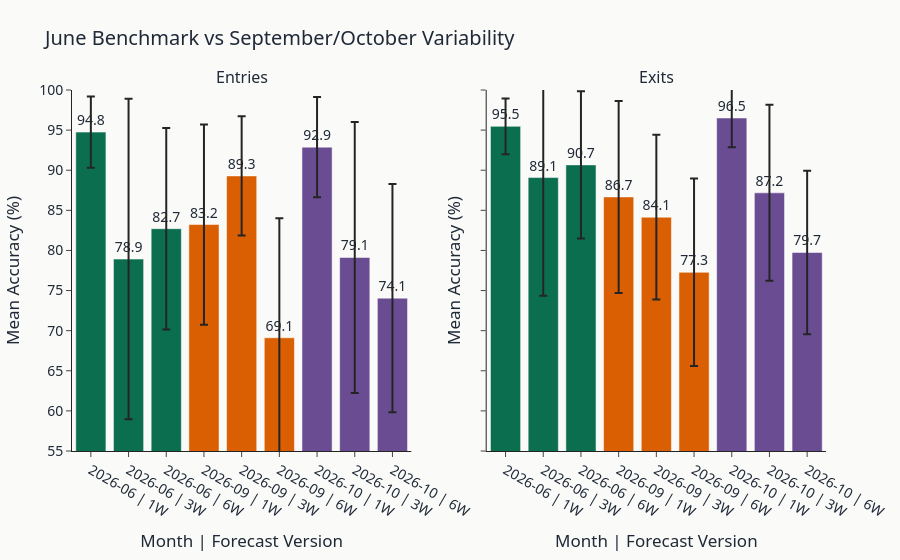
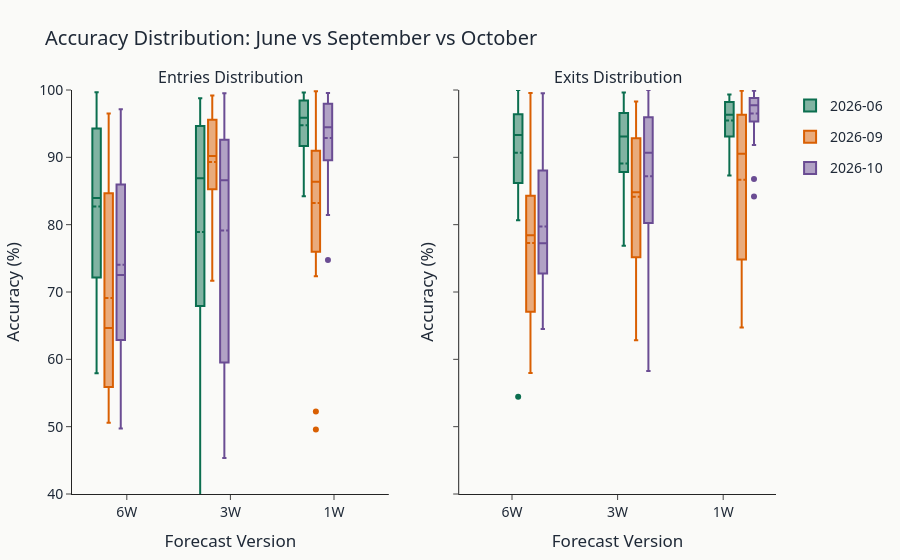

Here is the notebook cell these charts were saved with, in order:
### Markdown cell above
### 3) June vs September vs October: Benchmark and Variability

### Code cell
focus_leads = ["6_weeks_out", "3_weeks_out", "1_week_out"]

focus_df = monthly_long[
    monthly_long["Month"].isin(available_highlights)
    & monthly_long["Lead"].isin(focus_leads)
]

summary = (
    focus_df.groupby(["Metric", "Month", "LeadLabel"], as_index=False)["AccuracyPct"]
    .mean()
    .rename(columns={"AccuracyPct": "MeanAccuracy"})
)

# Build daily long-format accuracy directly from accuracy tables
def build_daily_accuracy_long(accuracy_df: pd.DataFrame, metric_name: str) -> pd.DataFrame:
    tmp = accuracy_df.copy()
    tmp.index = pd.to_datetime(tmp.index)
    cols = [c for c in LEAD_ORDER if c in tmp.columns]
    out = (
        tmp[cols]
        .reset_index()
        .rename(columns={"index": "Date"})
        .melt(id_vars="Date", var_name="Lead", value_name="Accuracy")
    )
    out["Month"] = out["Date"].dt.to_period("M").astype(str)
    out["LeadLabel"] = out["Lead"].map(LEAD_LABELS)
    out["AccuracyPct"] = out["Accuracy"] * 100
    out["Metric"] = metric_name
    return out.dropna(subset=["AccuracyPct"])

entries_daily_accuracy = build_daily_accuracy_long(entries_accuracy_df, "Entries")
exits_daily_accuracy = build_daily_accuracy_long(exits_accuracy_df, "Exits")
daily_accuracy_long = pd.concat([entries_daily_accuracy, exits_daily_accuracy], ignore_index=True)

daily_focus = daily_accuracy_long[
    daily_accuracy_long["Month"].isin(available_highlights)
    & daily_accuracy_long["Lead"].isin(focus_leads)
]
variability = (
    daily_focus.groupby(["Metric", "Month", "LeadLabel"], as_index=False)["AccuracyPct"]
    .std()
    .rename(columns={"AccuracyPct": "StdDev"})
)

summary = summary.merge(variability, on=["Metric", "Month", "LeadLabel"], how="left")
summary["Label"] = summary["Month"] + " | " + summary["LeadLabel"]

fig = make_subplots(
    rows=1,
    cols=2,
    subplot_titles=("Entries", "Exits"),
    shared_yaxes=True
)

for i, metric in enumerate(["Entries", "Exits"], start=1):
    part = summary[summary["Metric"] == metric].copy()
    part = part.sort_values(["Month", "LeadLabel"])
    colors = [HIGHLIGHT_COLORS.get(m, "#64748B") for m in part["Month"]]

    fig.add_trace(
        go.Bar(
            x=part["Label"],
            y=part["MeanAccuracy"],
            marker_color=colors,
            error_y=dict(type="data", array=part["StdDev"].fillna(0), visible=True),
            text=part["MeanAccuracy"].round(1),
            textposition="outside",
            name=metric,
            showlegend=False
        ),
        row=1,
        col=i
    )

fig.update_layout(
    **BASE_LAYOUT,
    title="June Benchmark vs September/October Variability",
    height=560
 )

fig.update_yaxes(title_text="Mean Accuracy (%)", range=[55, 100])
fig.update_xaxes(title_text="Month | Forecast Version")

fig.show()

# Distribution view for variability context
fig_box = make_subplots(
    rows=1,
    cols=2,
    subplot_titles=("Entries Distribution", "Exits Distribution"),
    shared_yaxes=True
)

for i, metric in enumerate(["Entries", "Exits"], start=1):
    metric_part = daily_focus[daily_focus["Metric"] == metric]
    for month in available_highlights:
        month_part = metric_part[metric_part["Month"] == month]
        if month_part.empty:
            continue
        fig_box.add_trace(
            go.Box(
                x=month_part["LeadLabel"],
                y=month_part["AccuracyPct"],
                name=month,
                marker_color=HIGHLIGHT_COLORS[month],
                boxmean=True,
                legendgroup=month,
                showlegend=(i == 1)
            ),
            row=1,
            col=i
        )

fig_box.update_layout(
    **BASE_LAYOUT,
    title="Accuracy Distribution: June vs September vs October",
    height=560,
    boxmode="group"
 )
fig_box.update_yaxes(title_text="Accuracy (%)", range=[40, 100])
fig_box.update_xaxes(title_text="Forecast Version")

fig_box.show()

### Figure 1 — Plotly figure (JSON) as saved in the notebook; plotly's stock layout.template omitted (floating-point values rounded to 4 significant figures)
{"data": [{"error_y": {"array": [4.427, 19.97, 12.56, 12.48, 7.426, 14.91, 6.236, 16.89, 14.23], "type": "data", "visible": true}, "marker": {"color": ["#0B6E4F", "#0B6E4F", "#0B6E4F", "#D95F02", "#D95F02", "#D95F02", "#6A4C93", "#6A4C93", "#6A4C93"]}, "name": "Entries", "showlegend": false, "text": [94.8, 78.9, 82.7, 83.2, 89.3, 69.1, 92.9, 79.1, 74.1], "textposition": "outside", "type": "bar", "x": ["2026-06 | 1W", "2026-06 | 3W", "2026-06 | 6W", "2026-09 | 1W", "2026-09 | 3W", "2026-09 | 6W", "2026-10 | 1W", "2026-10 | 3W", "2026-10 | 6W"], "xaxis": "x", "y": [94.75, 78.92, 82.71, 83.23, 89.29, 69.11, 92.88, 79.12, 74.05], "yaxis": "y"}, {"error_y": {"array": [3.478, 14.73, 9.165, 11.97, 10.27, 11.68, 3.646, 10.97, 10.19], "type": "data", "visible": true}, "marker": {"color": ["#0B6E4F", "#0B6E4F", "#0B6E4F", "#D95F02", "#D95F02", "#D95F02", "#6A4C93", "#6A4C93", "#6A4C93"]}, "name": "Exits", "showlegend": false, "text": [95.5, 89.1, 90.7, 86.7, 84.1, 77.3, 96.5, 87.2, 79.7], "textposition": "outside", "type": "bar", "x": ["2026-06 | 1W", "2026-06 | 3W", "2026-06 | 6W", "2026-09 | 1W", "2026-09 | 3W", "2026-09 | 6W", "2026-10 | 1W", "2026-10 | 3W", "2026-10 | 6W"], "xaxis": "x2", "y": [95.47, 89.09, 90.66, 86.67, 84.14, 77.27, 96.51, 87.18, 79.75], "yaxis": "y2"}], "layout": {"annotations": [{"font": {"size": 16}, "showarrow": false, "text": "Entries", "x": 0.225, "xanchor": "center", "xref": "paper", "y": 1, "yanchor": "bottom", "yref": "paper"}, {"font": {"size": 16}, "showarrow": false, "text": "Exits", "x": 0.775, "xanchor": "center", "xref": "paper", "y": 1, "yanchor": "bottom", "yref": "paper"}], "font": {"color": "#1F2937", "family": "Aptos, Segoe UI, Arial", "size": 14}, "height": 560, "margin": {"b": 60, "l": 60, "r": 30, "t": 90}, "paper_bgcolor": "#FAFAF8", "plot_bgcolor": "#FAFAF8", "title": {"text": "June Benchmark vs September/October Variability"}, "xaxis": {"anchor": "y", "domain": [0, 0.45], "title": {"text": "Month | Forecast Version"}}, "xaxis2": {"anchor": "y2", "domain": [0.55, 1], "title": {"text": "Month | Forecast Version"}}, "yaxis": {"anchor": "x", "domain": [0, 1], "range": [55, 100], "title": {"text": "Mean Accuracy (%)"}}, "yaxis2": {"anchor": "x2", "domain": [0, 1], "matches": "y", "range": [55, 100], "showticklabels": false, "title": {"text": "Mean Accuracy (%)"}}}}

### Figure 2 — Plotly figure (JSON) as saved in the notebook; plotly's stock layout.template omitted (floating-point values rounded to 4 significant figures)
{"data": [{"boxmean": true, "legendgroup": "2026-06", "marker": {"color": "#0B6E4F"}, "name": "2026-06", "showlegend": true, "type": "box", "x": ["6W", "6W", "6W", "6W", "6W", "6W", "6W", "6W", "6W", "6W", "6W", "6W", "6W", "6W", "6W", "6W", "6W", "6W", "6W", "6W", "6W", "6W", "6W", "6W", "6W", "6W", "6W", "6W", "3W", "3W", "3W", "3W", "3W", "3W", "3W", "3W", "3W", "3W", "3W", "3W", "3W", "3W", "3W", "3W", "3W", "3W", "3W", "3W", "3W", "3W", "3W", "1W", "1W", "1W", "1W", "1W", "1W", "1W", "1W", "1W", "1W", "1W", "1W", "1W", "1W"], "xaxis": "x", "y": [99.65, 99.43, 89.45, 82.76, 85.17, 95.78, 78.34, 73.3, 69.08, 92.75, 83.23, 87.63, 85.14, 98.83, 65.09, 84.72, 99.18, 78.91, 57.93, 69.57, 71.04, 96.11, 99.08, 87.33, 75.36, 82.47, 58.8, 69.78, 98.78, 97.14, 95.99, 86.88, 92.06, 87.12, 74.63, 93.72, 91.32, 97.29, 62.86, 77.46, 65.77, 75.28, 95.57, 66.74, 32.49, 43.69, 35.52, 94.69, 94.49, 71.53, 84.22, 98.96, 91.24, 99.21, 91.79, 98.43, 96.23, 99.64, 98.11, 95.52, 84.23, 91.69, 97.52, 92.82, 91.11], "yaxis": "y"}, {"boxmean": true, "legendgroup": "2026-09", "marker": {"color": "#D95F02"}, "name": "2026-09", "showlegend": true, "type": "box", "x": ["6W", "6W", "6W", "6W", "6W", "6W", "6W", "6W", "6W", "6W", "6W", "6W", "6W", "6W", "6W", "6W", "6W", "6W", "6W", "6W", "6W", "6W", "6W", "6W", "6W", "6W", "3W", "3W", "3W", "3W", "3W", "3W", "3W", "3W", "3W", "3W", "3W", "3W", "3W", "3W", "3W", "3W", "3W", "3W", "3W", "3W", "3W", "3W", "3W", "3W", "3W", "1W", "1W", "1W", "1W", "1W", "1W", "1W", "1W", "1W", "1W", "1W", "1W", "1W", "1W", "1W", "1W", "1W", "1W", "1W", "1W", "1W", "1W", "1W", "1W"], "xaxis": "x", "y": [71.04, 67.99, 56.12, 54.26, 60.18, 50.58, 61.34, 55.91, 52.28, 54.82, 55.12, 57.44, 58.53, 59.56, 52.07, 88.94, 86.91, 84.66, 74.71, 88.0, 89.36, 96.5, 73.9, 76.36, 78.13, 92.27, 94.13, 90.38, 96.06, 99.18, 95.07, 95.76, 97.64, 88.85, 85.89, 95.52, 91.56, 89.08, 89.71, 83.38, 71.67, 78.3, 89.49, 90.19, 99.02, 87.36, 78.43, 77.0, 91.16, 81.09, 96.31, 52.25, 49.59, 76.65, 86.68, 73.93, 88.74, 81.78, 83.53, 85.73, 86.06, 72.34, 74.29, 84.41, 75.32, 90.9, 97.44, 87.35, 91.09, 91.84, 97.48, 99.81, 91.84, 90.21, 88.22], "yaxis": "y"}, {"boxmean": true, "legendgroup": "2026-10", "marker": {"color": "#6A4C93"}, "name": "2026-10", "showlegend": true, "type": "box", "x": ["6W", "6W", "6W", "6W", "6W", "6W", "6W", "6W", "6W", "6W", "6W", "6W", "6W", "6W", "6W", "6W", "6W", "6W", "6W", "6W", "6W", "6W", "6W", "3W", "3W", "3W", "3W", "3W", "3W", "3W", "3W", "3W", "3W", "3W", "3W", "3W", "3W", "3W", "3W", "3W", "3W", "3W", "3W", "3W", "3W", "3W", "3W", "3W", "3W", "3W", "3W", "1W", "1W", "1W", "1W", "1W", "1W", "1W", "1W", "1W", "1W", "1W", "1W", "1W", "1W", "1W", "1W", "1W", "1W", "1W", "1W", "1W", "1W", "1W", "1W", "1W", "1W", "1W", "1W", "1W"], "xaxis": "x", "y": [78.83, 81.2, 74.18, 74.96, 72.54, 69.02, 56.84, 59.07, 65.47, 62.21, 67.67, 68.78, 61.26, 97.07, 95.84, 97.14, 75.63, 87.57, 96.77, 88.66, 57.88, 64.91, 49.74, 99.21, 99.53, 93.85, 94.42, 89.13, 87.7, 89.88, 92.47, 85.5, 91.36, 91.08, 97.39, 95.48, 92.77, 77.14, 83.44, 45.33, 60.26, 55.99, 56.65, 58.77, 76.7, 89.68, 57.62, 72.37, 72.35, 52.77, 56.63, 94.47, 94.79, 91.26, 94.09, 86.2, 91.67, 98.37, 99.42, 99.54, 99.28, 95.55, 92.02, 89.01, 97.94, 90.21, 93.91, 98.47, 96.81, 87.73, 95.35, 97.14, 89.75, 99.42, 98.06, 87.34, 97.82, 81.66, 74.75, 81.45], "yaxis": "y"}, {"boxmean": true, "legendgroup": "2026-06", "marker": {"color": "#0B6E4F"}, "name": "2026-06", "showlegend": false, "type": "box", "x": ["6W", "6W", "6W", "6W", "6W", "6W", "6W", "6W", "6W", "6W", "6W", "6W", "6W", "6W", "6W", "6W", "6W", "6W", "6W", "6W", "6W", "6W", "6W", "6W", "6W", "6W", "6W", "6W", "3W", "3W", "3W", "3W", "3W", "3W", "3W", "3W", "3W", "3W", "3W", "3W", "3W", "3W", "3W", "3W", "3W", "3W", "3W", "3W", "3W", "3W", "3W", "1W", "1W", "1W", "1W", "1W", "1W", "1W", "1W", "1W", "1W", "1W", "1W", "1W", "1W"], "xaxis": "x2", "y": [99.64, 86.24, 89.72, 86.11, 100.0, 82.08, 83.92, 93.77, 90.06, 98.07, 93.5, 93.95, 99.27, 96.36, 99.1, 83.99, 87.97, 96.46, 54.46, 88.96, 99.83, 86.05, 93.55, 95.95, 96.24, 80.67, 89.6, 93.11, 91.61, 87.55, 93.7, 93.96, 93.09, 99.62, 91.58, 99.61, 91.97, 93.75, 99.08, 95.0, 95.13, 97.07, 98.62, 76.88, 28.31, 84.79, 77.45, 98.75, 83.68, 89.21, 88.58, 97.81, 99.34, 87.31, 92.87, 91.11, 98.3, 93.73, 96.23, 93.09, 96.39, 97.59, 95.35, 99.23, 98.23], "yaxis": "y2"}, {"boxmean": true, "legendgroup": "2026-09", "marker": {"color": "#D95F02"}, "name": "2026-09", "showlegend": false, "type": "box", "x": ["6W", "6W", "6W", "6W", "6W", "6W", "6W", "6W", "6W", "6W", "6W", "6W", "6W", "6W", "6W", "6W", "6W", "6W", "6W", "6W", "6W", "6W", "6W", "6W", "6W", "6W", "3W", "3W", "3W", "3W", "3W", "3W", "3W", "3W", "3W", "3W", "3W", "3W", "3W", "3W", "3W", "3W", "3W", "3W", "3W", "3W", "3W", "3W", "3W", "3W", "3W", "1W", "1W", "1W", "1W", "1W", "1W", "1W", "1W", "1W", "1W", "1W", "1W", "1W", "1W", "1W", "1W", "1W", "1W", "1W", "1W", "1W", "1W", "1W", "1W"], "xaxis": "x2", "y": [72.7, 91.94, 99.55, 95.03, 81.19, 78.3, 72.74, 84.29, 59.89, 66.45, 69.09, 63.28, 67.07, 59.89, 57.96, 80.31, 88.19, 78.56, 87.09, 72.24, 84.26, 81.32, 95.26, 80.36, 64.35, 77.78, 97.52, 75.81, 73.14, 62.82, 91.14, 85.89, 89.7, 92.04, 94.52, 96.49, 98.3, 97.61, 92.07, 93.73, 74.58, 75.94, 84.82, 73.43, 81.95, 92.55, 83.09, 72.66, 75.36, 72.05, 76.43, 66.49, 69.35, 68.4, 70.78, 64.74, 76.17, 89.7, 73.47, 89.28, 89.53, 88.75, 92.86, 91.39, 80.09, 96.94, 98.85, 98.51, 99.35, 91.45, 95.65, 96.73, 99.88, 95.78, 95.95], "yaxis": "y2"}, {"boxmean": true, "legendgroup": "2026-10", "marker": {"color": "#6A4C93"}, "name": "2026-10", "showlegend": false, "type": "box", "x": ["6W", "6W", "6W", "6W", "6W", "6W", "6W", "6W", "6W", "6W", "6W", "6W", "6W", "6W", "6W", "6W", "6W", "6W", "6W", "6W", "6W", "6W", "6W", "3W", "3W", "3W", "3W", "3W", "3W", "3W", "3W", "3W", "3W", "3W", "3W", "3W", "3W", "3W", "3W", "3W", "3W", "3W", "3W", "3W", "3W", "3W", "3W", "3W", "3W", "3W", "3W", "1W", "1W", "1W", "1W", "1W", "1W", "1W", "1W", "1W", "1W", "1W", "1W", "1W", "1W", "1W", "1W", "1W", "1W", "1W", "1W", "1W", "1W", "1W", "1W", "1W", "1W", "1W", "1W", "1W"], "xaxis": "x2", "y": [64.6, 74.31, 80.07, 88.15, 88.91, 64.51, 73.51, 76.72, 70.99, 83.33, 77.23, 76.03, 72.51, 75.61, 68.38, 79.46, 66.24, 84.04, 87.69, 92.96, 93.1, 99.53, 96.27, 74.19, 84.62, 91.62, 95.89, 88.23, 96.71, 89.31, 96.12, 99.3, 99.74, 100.0, 94.67, 92.46, 78.0, 80.34, 80.12, 84.81, 97.42, 92.49, 90.15, 94.46, 84.19, 91.23, 96.05, 64.26, 75.75, 70.66, 58.28, 97.79, 98.77, 93.63, 99.15, 98.03, 97.95, 94.87, 99.48, 95.45, 97.72, 98.17, 96.69, 98.97, 99.85, 94.12, 98.19, 98.55, 91.85, 97.03, 96.84, 99.15, 99.87, 97.26, 86.77, 97.32, 84.17, 94.9, 97.12, 99.21], "yaxis": "y2"}], "layout": {"annotations": [{"font": {"size": 16}, "showarrow": false, "text": "Entries Distribution", "x": 0.225, "xanchor": "center", "xref": "paper", "y": 1, "yanchor": "bottom", "yref": "paper"}, {"font": {"size": 16}, "showarrow": false, "text": "Exits Distribution", "x": 0.775, "xanchor": "center", "xref": "paper", "y": 1, "yanchor": "bottom", "yref": "paper"}], "boxmode": "group", "font": {"color": "#1F2937", "family": "Aptos, Segoe UI, Arial", "size": 14}, "height": 560, "margin": {"b": 60, "l": 60, "r": 30, "t": 90}, "paper_bgcolor": "#FAFAF8", "plot_bgcolor": "#FAFAF8", "title": {"text": "Accuracy Distribution: June vs September vs October"}, "xaxis": {"anchor": "y", "domain": [0, 0.45], "title": {"text": "Forecast Version"}}, "xaxis2": {"anchor": "y2", "domain": [0.55, 1], "title": {"text": "Forecast Version"}}, "yaxis": {"anchor": "x", "domain": [0, 1], "range": [40, 100], "title": {"text": "Accuracy (%)"}}, "yaxis2": {"anchor": "x2", "domain": [0, 1], "matches": "y", "range": [40, 100], "showticklabels": false, "title": {"text": "Accuracy (%)"}}}}
